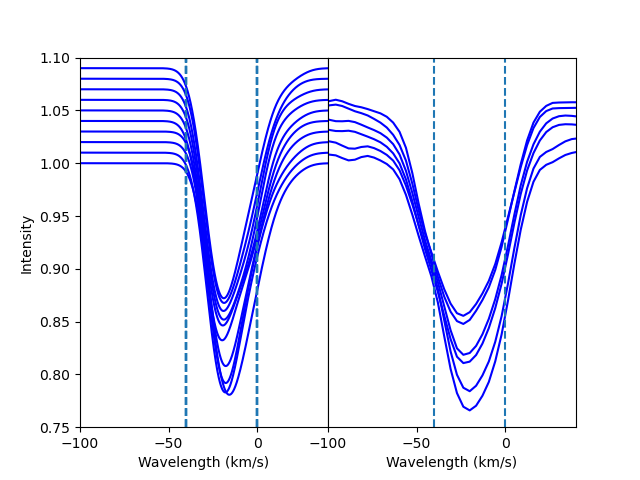

The Python source for this figure:
import numpy as np
import matplotlib.pyplot as plt
from Ylm_global import Ylm 
import pickle
from scipy.special import erf,roots_legendre
from scipy.optimize import fsolve
import h5py      

def bisector(wvl,perf):

    a1=np.amin(perf)
    abajo=np.argmin(perf)
    a2=np.amax(perf)
    margen=0.01*(a2-a1)
    bival=np.linspace(a1+margen,a2-margen,20)
    bipos=np.zeros(20)
    
    for i,x in enumerate(bival):
        este=np.argmin(abs(perf[0:abajo]-x))
        if perf[este]-x>0:
            otro=este+1
        else:
            otro=este-1
        p1=np.interp(x,[perf[este],perf[otro]],[wvl[este],wvl[otro]])

        este=abajo+np.argmin(abs(perf[abajo:]-x))
        if perf[este]-x>0:
            otro=este+1
        else:
            otro=este-1
        p2=np.interp(x,[perf[este],perf[otro]],[wvl[este],wvl[otro]])
        bipos[i]=0.5*(p2+p1)
        
    
    return bipos,bival






# Parabolic deceleration
def RT(wvl,vcos,Dopp,beta):
    x= lambda z: np.sqrt(1.-beta*z)
 
    if abs(vcos)>1:               
        tau1=np.sqrt(np.pi)*wvl*Dopp*(erf((wvl-vcos*x(1))/Dopp)-erf((wvl-vcos*x(0))/Dopp))  
        tau2=Dopp**2*(np.exp(-(wvl-vcos*x(1))**2/Dopp**2)-np.exp(-(wvl-vcos*x(0))**2/Dopp**2))  
        Tau=(tau1+tau2)/(beta*vcos**2)   # This vcos**2 is what justifies the separation of cases for vcos ~ 0
        
    else:
        Tau=np.exp(-(wvl-vcos)**2/Dopp**2)
    perfil=np.exp(-0.45*Tau)
    return perfil

def coord2long(theta,phi):
    rad=np.pi/180.
    lat=coord2lat(theta,phi)
    #sinlong=np.sin(theta)*np.sin(phi)/np.cos(lat)
    #return np.arcsin(sinlong)
    coslong=np.cos(theta)/np.cos(lat)
    if coslong>1:
        print(theta/rad,phi/rad,coslong)
        coslong=1.
    if coslong<-1:
        print(theta/rad,phi/rad,coslong)
        coslong=-1.
    return np.arccos(coslong)

def coord2lat(theta,phi):
    #sinlat=np.sin(phi)*np.sin(theta)  # phi (0,pi)
    sinlat=np.cos(phi)*np.sin(theta)  # phi (-pi/2,pi/2)
    return np.arcsin(sinlat)
rad=np.pi/180.
gauge=60  # Amplitude factor between observations and database	

Y=Ylm(5,star='Betelgeuse')
ficheroSolucion='Inversion_Y5.pkl'

fout=open(ficheroSolucion,'rb')
Solucion=pickle.load(fout,encoding="latin1")
fout.close()
#Solucion.append({'Date':fecha,'Ylm':Coef,'StokesQ':ProfilQ,'StokesU':ProfilU,'Data':Stokes,'Chi2':Chi2,'PCAdist':dist,'Gauge':gauge})	
cuantos=len(Solucion)

for cual in range(10):

    S=Solucion[cual]
    Y0=S['Ylm']
    Star=Ylm.Create_Ylm_star(Y,Y0)
    Star=Star/np.sum(abs(Star))
    Starmem=Ylm.Create_Ylm_star(Y,Y0)
    Vels=np.clip(Ylm.Ylm_Vels(Y,Star),-40,20) #  LOS projected
    longs,lats=np.meshgrid(Y.longitude,Y.latitude)  # in degrees
    



    wvl=np.arange(-100,40,.1) 
    
    perf=np.zeros(len(wvl))
    if True:
        beta=.2 # 0.2 for RW Cep, 1 for Betelgeuse
        Dopp=10.
    else:
        beta=1.
        Dopp=6.
    perfsuma=0.

   
    nodos=20
    roots,weights=roots_legendre(nodos) 
    phis=np.pi*np.arange(nodos+1)/nodos-np.pi/2
    thetas=np.arccos(roots) 
    #print(phis/rad,thetas/rad)
    
    for phi in phis:
        for i,theta in enumerate(thetas):
            lat=coord2lat(theta,phi)
            estelat=np.argmin(abs(Y.latitude*rad-lat))
            az=coord2long(theta,phi)
            estelong=np.argmin(abs(Y.longitude*rad-az))
            #print(abs(Star[estelat,estelong]),Vels[estelat,estelong],np.sin(lat))
            #print(phi/rad,theta/rad,lat/rad,az/rad)
            perf=abs(Star[estelat,estelong])*RT(wvl,Vels[estelat,estelong],Dopp,beta)*np.sin(theta)*np.cos(phi)
            perfsuma=perfsuma+(np.pi/nodos)*weights[i]*perf

    
    # stop  

    # for punto,long in enumerate(Y.longitude):
        
    #     for plat,lat in enumerate(Y.latitude):
    #         if lat>0:
    #             cosmu=np.sin(lat*rad) # latitude is 0 at limb, and 90 at diskcenter
    #             perf=abs(Star[plat,punto])*RT(wvl,Vels[plat,punto],Dopp,beta)#*cosmu # cos mu for projection onto disk
    #             #plt.plot(wvl,perf/np.amax(perf),color='r',alpha=0.1)
    #             perfsuma=perfsuma+perf

    plt.subplot(1,2,1)
    perfsuma=perfsuma/np.amax(perfsuma)
    plt.plot(wvl,perfsuma+cual*0.01,'b')
    plt.axvline(0,linestyle='--')
    plt.axvline(-40,linestyle='--')
    # bipos,bival=bisector(wvl,perf)
    # plt.plot(bipos,bival)
    plt.xlabel('Wavelength (km/s)')
    plt.ylabel('Intensity')
    plt.xlim(-100,40)
    plt.ylim(0.75,1.1)
plt.subplot(1,2,2)

#perfobs=S['Data'][:,1]
#plt.plot(S['Data'][:,0]-27,perfobs/perfobs.max()+cual*0.01,'b')
                                                                                        
f = h5py.File('rwcep-lsd.h5', 'r')
count=0
for item in list(f.keys()):
    plt.plot(f[item][:,0]+20,0.01*count+1.-f[item][:,1],'b')
    count=count+1

plt.xlim(-100,40)
#plt.ylim(0.75,1.1)
plt.xlabel('Wavelength (km/s)')
plt.axvline(0,linestyle='--')
plt.axvline(-40,linestyle='--')
#plt.ylabel('Intensity')
plt.yticks([])
plt.subplots_adjust(wspace=0)
# if beta==1:
#     plt.savefig('Fig5_art74.png')
if beta==.2:
    plt.savefig('Fig6_art74.png')
    
plt.show()
